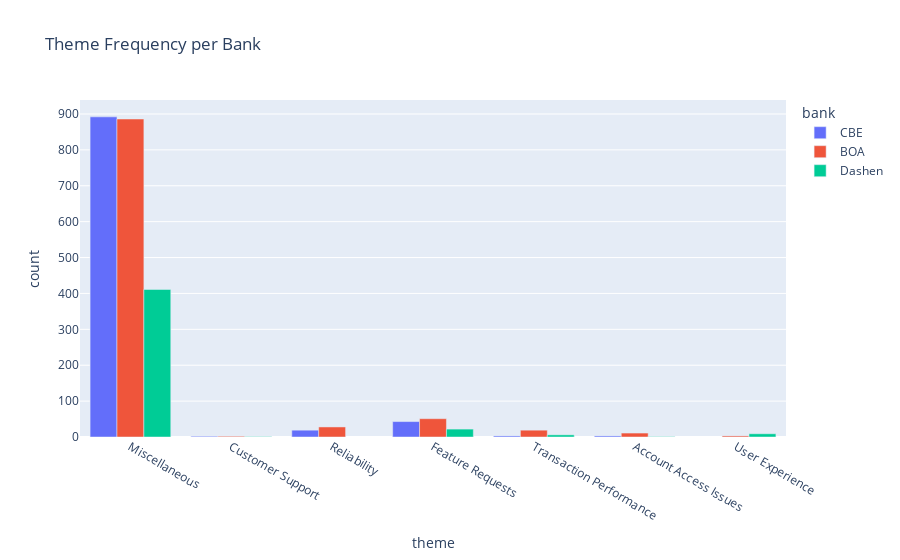

Write notebook code for a chart like this one.
### Code cell
import plotly.express as px

theme_data = []

for bank in df["bank"].unique():
    themes_counter = flatten_theme_lists(df[df["bank"] == bank]["themes"])
    for theme, count in themes_counter.items():
        theme_data.append({"bank": bank, "theme": theme, "count": count})

theme_df = pd.DataFrame(theme_data)

px.bar(theme_df, x="theme", y="count", color="bank", barmode="group",
       title="Theme Frequency per Bank")

### Figure 1 — Plotly figure (JSON) as saved in the notebook; plotly's stock layout.template omitted (floating-point values rounded to 4 significant figures)
{"data": [{"alignmentgroup": "True", "hovertemplate": "bank=CBE<br>theme=%{x}<br>count=%{y}<extra></extra>", "legendgroup": "CBE", "marker": {"color": "#636efa", "pattern": {"shape": ""}}, "name": "CBE", "offsetgroup": "CBE", "orientation": "v", "showlegend": true, "textposition": "auto", "type": "bar", "x": ["Miscellaneous", "Customer Support", "Reliability", "Feature Requests", "Transaction Performance", "Account Access Issues"], "xaxis": "x", "y": [892, 2, 19, 43, 3, 3], "yaxis": "y"}, {"alignmentgroup": "True", "hovertemplate": "bank=BOA<br>theme=%{x}<br>count=%{y}<extra></extra>", "legendgroup": "BOA", "marker": {"color": "#EF553B", "pattern": {"shape": ""}}, "name": "BOA", "offsetgroup": "BOA", "orientation": "v", "showlegend": true, "textposition": "auto", "type": "bar", "x": ["Feature Requests", "Miscellaneous", "Account Access Issues", "Transaction Performance", "Reliability", "Customer Support", "User Experience"], "xaxis": "x", "y": [51, 886, 11, 19, 28, 2, 3], "yaxis": "y"}, {"alignmentgroup": "True", "hovertemplate": "bank=Dashen<br>theme=%{x}<br>count=%{y}<extra></extra>", "legendgroup": "Dashen", "marker": {"color": "#00cc96", "pattern": {"shape": ""}}, "name": "Dashen", "offsetgroup": "Dashen", "orientation": "v", "showlegend": true, "textposition": "auto", "type": "bar", "x": ["Miscellaneous", "Feature Requests", "Transaction Performance", "User Experience", "Customer Support", "Account Access Issues"], "xaxis": "x", "y": [411, 22, 6, 9, 1, 1], "yaxis": "y"}], "layout": {"barmode": "group", "legend": {"title": {"text": "bank"}, "tracegroupgap": 0}, "title": {"text": "Theme Frequency per Bank"}, "xaxis": {"anchor": "y", "domain": [0, 1], "title": {"text": "theme"}}, "yaxis": {"anchor": "x", "domain": [0, 1], "title": {"text": "count"}}}}
